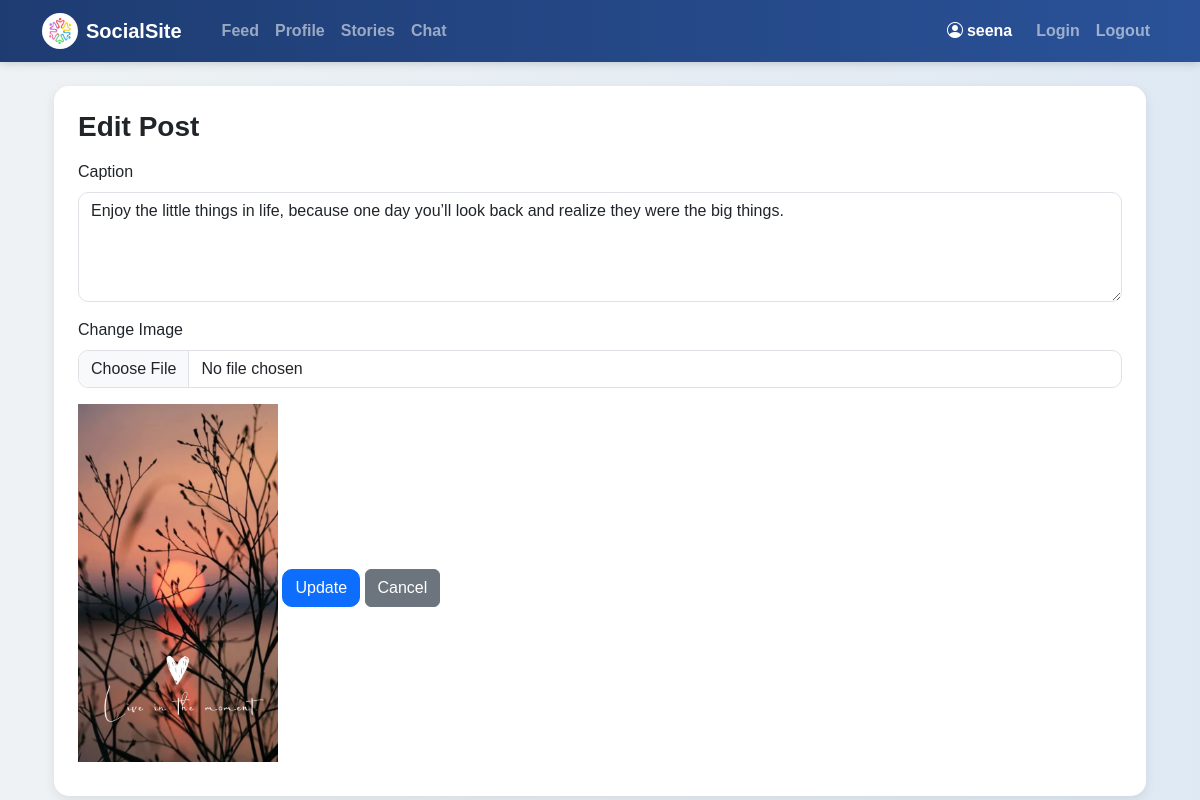
The app's page /accounts/edit-post/2/ (signed in) with its own data.
### posts/models.py (models this page shows, shortened)
class Post(models.Model):
    user = models.ForeignKey(User, on_delete=models.CASCADE)
    image = models.ImageField(upload_to='post_images/')
    caption = models.TextField(blank=True)
    created_at = models.DateTimeField(auto_now_add=True)

### accounts/views.py (the view)
# urls.py: path("edit-post/<int:post_id>/", views.edit_post, name="edit_post"),
@login_required
def edit_post(request, post_id):
    post = get_object_or_404(Post, id=post_id, user=request.user)
    if request.method == "POST":
        post.caption = request.POST.get("caption")
        if request.FILES.get("image"):
            post.image = request.FILES.get("image")
        post.save()
        return redirect("profile")
    return render(request, "social/edit_post.html", {"post": post})

### templates/social/edit_post.html (shortened to what this page needs)
{% extends "base.html" %}
{% block content %}
<div class="container mt-4">
    <div class="card p-4">
        <h3 class="mb-3">Edit Post</h3>
        <form method="POST" enctype="multipart/form-data">
            <div class="mb-3">
                <label class="form-label">Caption</label>
                <textarea name="caption" class="form-control" rows="4">{{ post.caption }}</textarea>
            </div>
            <div class="mb-3">
                <label class="form-label">Change Image</label>
                <input type="file" name="image" class="form-control">
            </div>
            {% if post.image %}
                <img src="{{ post.image.url }}" style="width:200px; margin-bottom:10px;">
            {% endif %}
            <button class="btn btn-primary">Update</button>
            <a href="{% url 'profile' %}" class="btn btn-secondary">Cancel</a>
        </form>
    </div>
</div>
{% endblock %}

### templates/base.html (shortened to what this page needs)
{% load static %}
<!DOCTYPE html>
<html>
<head>
    <link href="https://cdn.jsdelivr.net/npm/bootstrap@5.3.3/dist/css/bootstrap.min.css" rel="stylesheet">
    <link rel="stylesheet" href="https://cdn.jsdelivr.net/npm/bootstrap-icons@1.11.3/font/bootstrap-icons.css">
    <link rel="stylesheet" href="{% static 'css/style.css' %}">
</head>
<body>
<nav class="navbar navbar-expand-lg navbar-dark" style="background: linear-gradient(to right, #1e3c72, #2a5298); box-shadow: 0 2px 8px rgba(0,0,0,0.15);">
  <div class="container">
    <a class="navbar-brand d-flex align-items-center fw-bold" href="{% url 'feed' %}">
      <img src="{% static 'img/logo.jpg' %}" width="36" height="36" class="me-2 rounded-circle">
      SocialSite
    </a>
    <div class="collapse navbar-collapse" id="mainNavbar">
      <ul class="navbar-nav me-auto ms-3">
        <li class="nav-item">
          <a class="nav-link fw-semibold" href="{% url 'feed' %}">Feed</a>
        </li>
        <li class="nav-item">
          <a class="nav-link fw-semibold" href="{% url 'profile' %}">Profile</a>
        </li>
        <li class="nav-item">
         <a class="nav-link fw-semibold" href="{% url 'stories_page' %}">Stories</a>
        </li>
        <li class="nav-item">
          <a class="nav-link fw-semibold" href="{% url 'chat_list' %}">Chat</a>
        </li>
      </ul>
      <span class="navbar-text text-white fw-semibold me-3">
        <i class="bi bi-person-circle me-1"></i>{{ request.user.username }}
      </span>
      <ul class="navbar-nav">
        <li class="nav-item">
          <a class="nav-link fw-semibold" href="/accounts/login/">Login</a>
        </li>
        <li class="nav-item">
          <a class="nav-link fw-semibold" href="/accounts/logout/">Logout</a>
        </li>
      </ul>
    </div>
  </div>
</nav>
<div class="container mt-4">
    {% block content %}
    {% endblock %}
</div>
</body>
</html>

### static/css/style.css (style rules this page uses)
.card { border: none; border-radius: 15px; box-shadow: 0 4px 12px rgba(0, 0, 0, 0.08); overflow: hidden; }
.card img { transition: transform 0.3s; }
body { background: linear-gradient(to right, #eef2f3, #dfe9f3); font-family: Arial, sans-serif; }
h2, h3, h4, h5 { font-weight: 700; }
input, textarea { border-radius: 10px !important; }
button { border-radius: 10px !important; }

### records on screen
Post: caption "Enjoy the little things in life, because one day you’ll look back and realize they were the big things.", image (picture)

### other values on screen
{{ request.user.username }} "seena"
